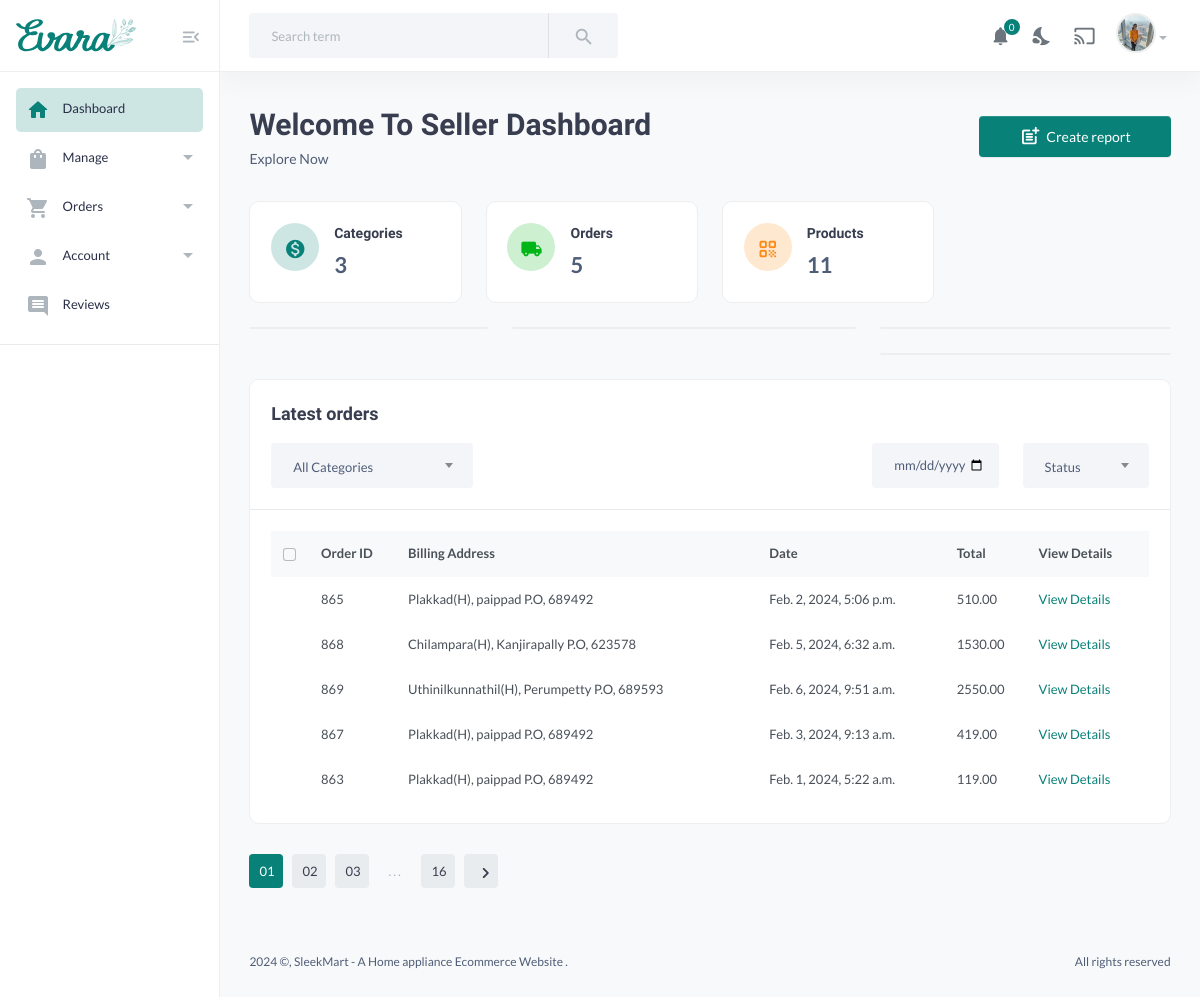
Before: /sellerindex (signed in) with the older database file.
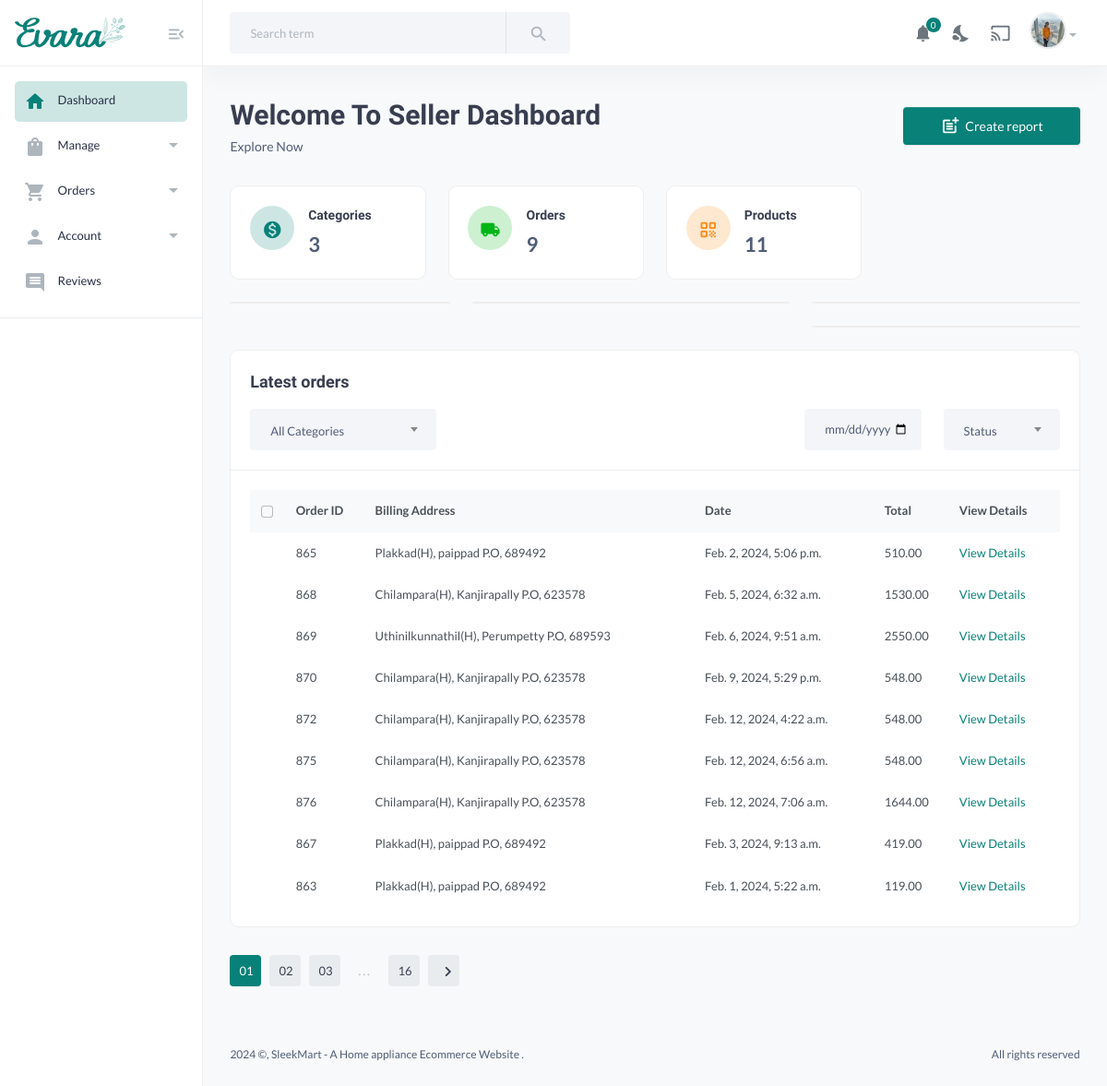
After: the same page with the newer database file.
### dashboard/models.py (models this page shows, shortened)
class OrderItem(models.Model):
    order = models.ForeignKey(Order, on_delete=models.CASCADE, default=1)
    delivery_agent = models.ForeignKey(DeliveryAgent, blank=True, null=True, on_delete=models.SET_NULL)
    qr_code = models.ImageField(upload_to='qr_codes/', blank=True, null=True)
    order_confirmed = models.BooleanField(default=False)
    order_confirmed_date = models.DateTimeField(null=True, blank=True)
    order_processed_date = models.DateTimeField(null=True, blank=True)
    order_qualitycheck_date = models.DateTimeField(null=True, blank=True)
    product_dispatched_date = models.DateTimeField(null=True, blank=True)
    delivered_date = models.DateTimeField(null=True, blank=True)
    order_processed = models.BooleanField(default=False)
    order_qualitycheck = models.BooleanField(default=False)
    product_dispatched = models.BooleanField(default=False)
    delivered = models.BooleanField(default=False)
    class OrderStatusChoices(models.TextChoices):
        PENDING = 'pending', 'Pending'
        CONFIRMED = 'confirmed', 'Confirmed'
        PROCESSED = 'processed', 'Processed'
        QUALITYCHECK = 'qualitycheck', 'QualityCheck'
        DISPATCHED = 'dispatched', 'Dispatched'
        DELIVERED = 'delivered', 'Delivered'
    order_status = models.CharField(
        max_length=20,
        choices=OrderStatusChoices.choices,
        default=OrderStatusChoices.PENDING,
    )
    class DeliveryStatusChoices(models.TextChoices):
        PENDING = 'pending', 'Pending'
        IN_TRANSIT = 'in_transit', 'In Transit'
        DELIVERED = 'delivered', 'Delivered'
    delivery_status = models.CharField(
        max_length=20,
        choices=DeliveryStatusChoices.choices,
        default=DeliveryStatusChoices.PENDING,
    )
    delivery_date = models.DateTimeField(null=True, blank=True)
    product = models.ForeignKey(Product, on_delete=models.CASCADE, default=1)
    seller = models.ForeignKey(Seller, on_delete=models.CASCADE, default=1)  # Assuming the seller is also a User
    quantity = models.PositiveIntegerField()
    price = models.DecimalField(max_digits=10, decimal_places=2, default=1)
    total_price = models.DecimalField(max_digits=10, decimal_places=2, default=1)

class Order(models.Model):
    class PaymentStatusChoices(models.TextChoices):
        PENDING = 'pending', 'Pending'
        SUCCESSFUL = 'successful', 'Successful'
        FAILED = 'failed', 'Failed'
    user = models.ForeignKey(CustomUser, on_delete=models.CASCADE, default=1)
    products = models.ManyToManyField(Product)
    total_price = models.DecimalField(max_digits=10, decimal_places=2, default=1)
    order_date = models.DateTimeField(auto_now_add=True)
    razorpay_order_id = models.CharField(max_length=255, default=1)
    payment_status = models.CharField(max_length=20, choices=PaymentStatusChoices.choices, default=PaymentStatusChoices.PENDING)

class CustomUser(AbstractBaseUser, PermissionsMixin):
    USER_ROLES = (
        ('customer', 'Customer'),
        ('seller', 'Seller'),
        ('admin', 'Admin'),
        ('delivery_agent', 'Delivery Agent'),
    )
    email = models.EmailField(unique=True)
    name = models.CharField(max_length=100,null=True, blank=True)
    mobile = models.CharField(max_length=15, blank=True, null=True)
    profile_pic = models.ImageField(upload_to='profile_pics/', blank=True, null=True)
    address = models.TextField(blank=True, null=True)
    is_active = models.BooleanField(default=True)
    is_staff = models.BooleanField(default=False)
    date_joined = models.DateTimeField(default=timezone.now)
    role = models.CharField(max_length=15, choices=USER_ROLES, blank=True, null=True,default='customer')
    objects = CustomUserManager()
    USERNAME_FIELD = 'email'
    REQUIRED_FIELDS = ['name']

### dashboard/views.py (the view, shortened to what this page needs)
# urls.py: path('sellerindex',  views.sellerindex, name='sellerindex'),
@login_required
def sellerindex(request):
    categories = Category.objects.filter(status=False)
    category_count = categories.count()
    seller = Seller.objects.get(user=request.user)
    orders = Order.objects.all()
    order_count = Order.objects.filter(orderitem__seller=seller, payment_status=Order.PaymentStatusChoices.SUCCESSFUL).count()
    print(seller)
    product_count = Product.objects.filter(seller=seller, status=False).count()
    user = request.user
    notifications = Notification.objects.filter(recipient=user)
    unread_notifications_count = request.user.notification_set.filter(is_read=False).count()
    confirmed_orders = OrderItem.objects.filter(
        product__seller=seller,
        order__payment_status=Order.PaymentStatusChoices.SUCCESSFUL
    ).distinct
    print(confirmed_orders)
    context = {'unread_notifications_count': unread_notifications_count, 'notifications': notifications, 'category_count': category_count, 'product_count': product_count,'confirmed_orders': confirmed_orders,'order_count':order_count,'orders':orders}
    return render(request, 'Seller/sellerindex.html', context)

### dashboard/models.py (called while the page is built)
    def __str__(self):
        return self.business_name

### templates/Seller/sellerindex.html (shortened to what the changed rows need)
{% load static %}
<!DOCTYPE HTML>
<html lang="en">
<head>
    <link href="{% static 'assets/css/main.css' %}" rel="stylesheet" type="text/css" />
</head>
<body>
    <main class="main-wrap">
        <section class="content-main">
            <div class="content-header">
                <div>
                    <h2 class="content-title card-title">Welcome To Seller Dashboard </h2>
                </div>
            </div>
            <div class="row">
                <div class="col-lg-3">
                    <div class="card card-body mb-4">
                        <article class="icontext">
                            <div class="text">
                                <h6 class="mb-1 card-title">Orders</h6>
                                <span>
                                    {{ order_count }}
                                </span>
                            </div>
                        </article>
                    </div>
                </div>
            </div>
            <div class="card mb-4">
                <div class="card-body">
                    <div class="table-responsive">
                        <div class="table-responsive">
                            <table class="table align-middle table-nowrap mb-0">
                                <thead class="table-light">
                                    <tr>
                                        <th scope="col" class="text-center">
                                            <div class="form-check align-middle">
                                                <input class="form-check-input" type="checkbox" id="transactionCheck01">
                                            </div>
                                        </th>
                                        <th class="align-middle" scope="col">Order ID</th>
                                        <th class="align-middle" scope="col">Billing Address</th>
                                        <th class="align-middle" scope="col">Date</th>
                                        <th class="align-middle" scope="col">Total</th>
                                        <th class="align-middle" scope="col">View Details</th>
                                    </tr>
                                </thead>
                                {% for order in confirmed_orders %}
                                <tr>
                                    <td></td>
                                    <td class="align-middle">{{ order.id }}</td>
                                    <td class="align-middle">{{ order.order.user.address }}</td>
                                    <td class="align-middle">{{ order.order.order_date }}</td>
                                    <td class="align-middle">{{ order.total_price }}</td>
                                    <td class="align-middle">
                                        <a href="{% url 'order_itemdetails' order.order.id %}">View Details</a>
                                    </td>
                                </tr>
                            {% endfor %}
                            </table>
                        </div>
                    </div>
                </div>
            </div>
        </section>
    </main>
</body>
</html>

Changed rows visible on the page:
added OrderItem: id "870", order.user.address "Chilampara(H), Kanjirapally P.O, 623578", order.order_date "Feb. 9, 2024, 5:29 p.m.", total_price "548.00"
added OrderItem: id "872", order.user.address "Chilampara(H), Kanjirapally P.O, 623578", order.order_date "Feb. 12, 2024, 4:22 a.m.", total_price "548.00"
added OrderItem: id "875", order.user.address "Chilampara(H), Kanjirapally P.O, 623578", order.order_date "Feb. 12, 2024, 6:56 a.m.", total_price "548.00"
added OrderItem: id "876", order.user.address "Chilampara(H), Kanjirapally P.O, 623578", order.order_date "Feb. 12, 2024, 7:06 a.m.", total_price "1644.00"
Other visible differences:
{{ order_count }}: "5" → "9"
